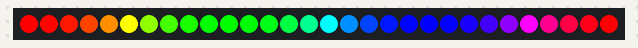
The sketch below on a simulated Arduino Nano, built with avr-gcc and run on an emulated ATmega328P. Shown: 30 RGB LEDs in strip order, left to right.

Above: at 0.04 s.
At 1.93 s:
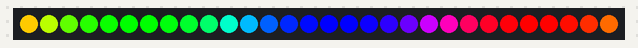
At 3.96 s:
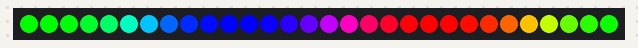
At 6.42 s:
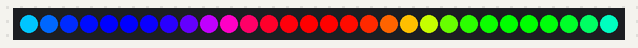
At 9.76 s:
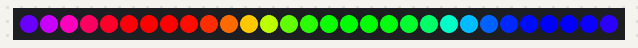
At 13.09 s:
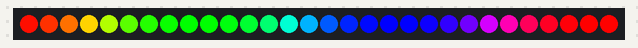

Measured:
- by itself, everything shown: repeats every 12.4 s, in 256 steps

The sketch:

L9_StripLight_XIAO_en.ino
```cpp
#include <Adafruit_NeoPixel.h>// Header file, declare library
#ifdef __AVR__
#include <avr/power.h>
#endif
#define LIGHT_PIN 7// Define the light sensor connected to A7. If you are using XIAO RP2040, please change 7 to A3. If you are using XIAO BLE, please change 7 to 5
#define PIXEL_PIN 0 // The light strip is connected to the A0 pin. If you are using XIAO RP2040, please change 0 to A0
#define PIXEL_COUNT 30 // The number of LEDs on the light strip
int readValue = 0;// Define variable readValue to store light values
Adafruit_NeoPixel strip(PIXEL_COUNT, PIXEL_PIN, NEO_GRB + NEO_KHZ800);
// Declare the light strip object and define the data mode
void setup() {
  strip.begin(); // Initialize the light strip and prepare the light strip to output data
  pinMode(LIGHT_PIN , INPUT); // Set the pin of the light sensor to input state
}
void loop() {
  strip.clear();// Turn off all the beads on the light strip
  rainbow(10);// The light strip shows a rainbow light effect. The number in the parentheses represents the speed of the rainbow light rotation. The smaller the number, the faster the rotation speed
  readValue = analogRead(A7);// Read the analog value of the light on the A7 pin and store it in the readValue variable. If you are using XIAO RP2040, please change A7 to A3. If you are using XIAO BLE, please change A7 to A5
    if(readValue > 500){ // Conditional judgment, if the light value is greater than 500, then the light strip presents a rainbow light effect, otherwise, the light strip is turned off
        rainbow(10);
    }else {
        strip.clear();
        strip.show();
    }
}
// The following is the code for the rainbow light effect, presenting the breathing light effect, this code can be found in the sample program buttoncycler
void rainbow(int wait) {
  for(long firstPixelHue = 0; firstPixelHue < 3*65536; firstPixelHue += 256) {
    for(int i=0; i<strip.numPixels(); i++) {
      int pixelHue = firstPixelHue + (i * 65536L / strip.numPixels());
      strip.setPixelColor(i, strip.gamma32(strip.ColorHSV(pixelHue)));
    }
    strip.show(); // The light strip presents a light effect
    delay(wait);  // Delay
  }
}
```
